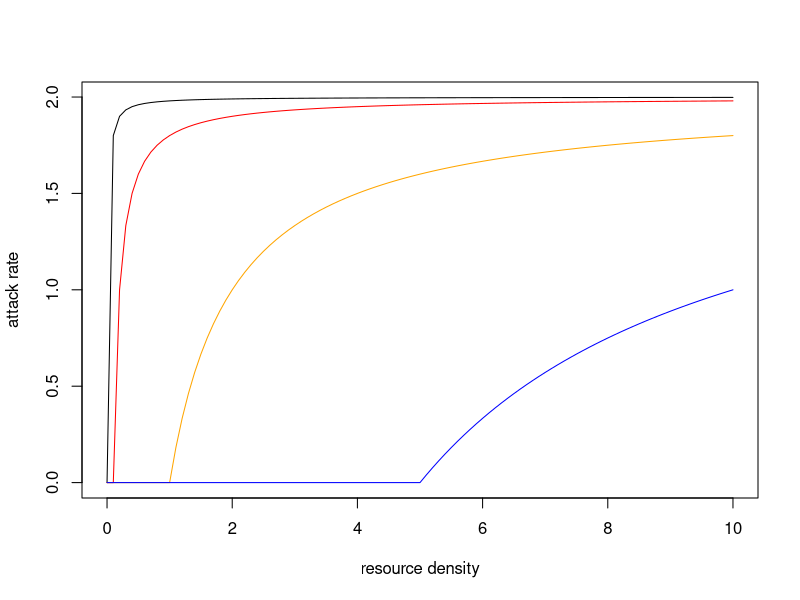
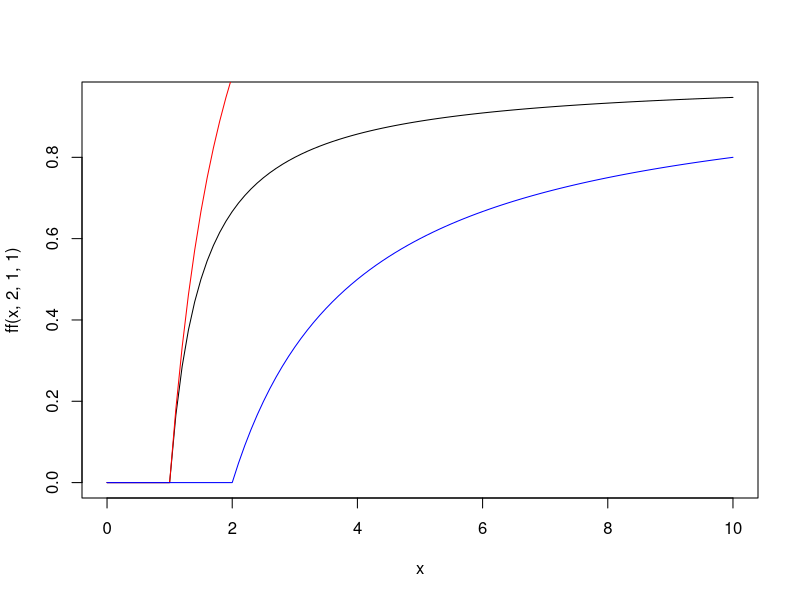
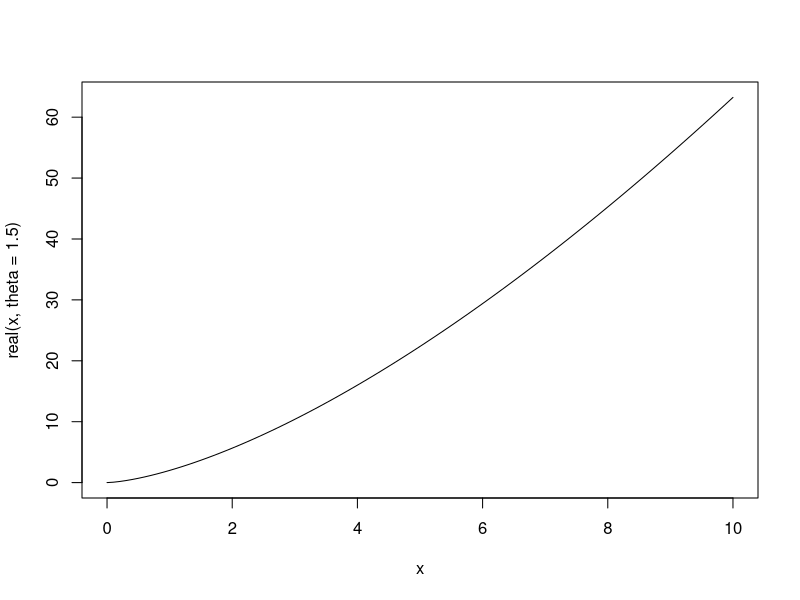
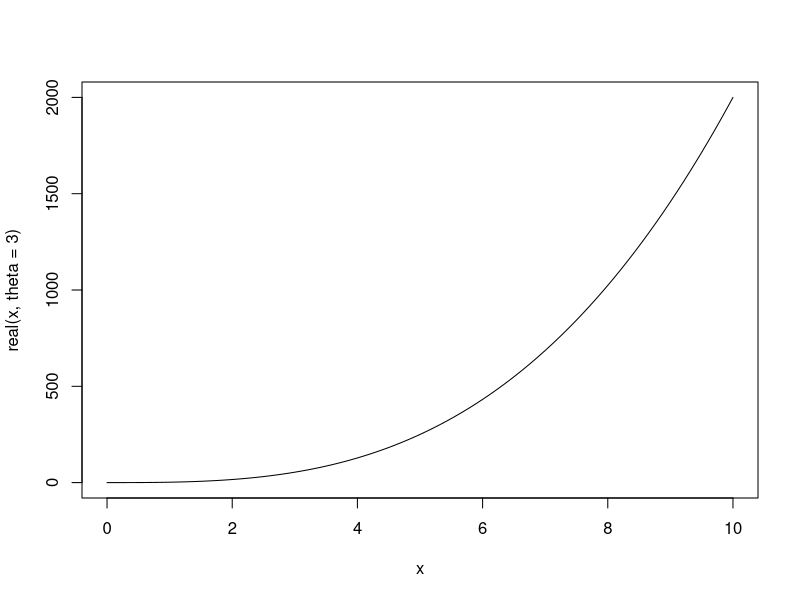
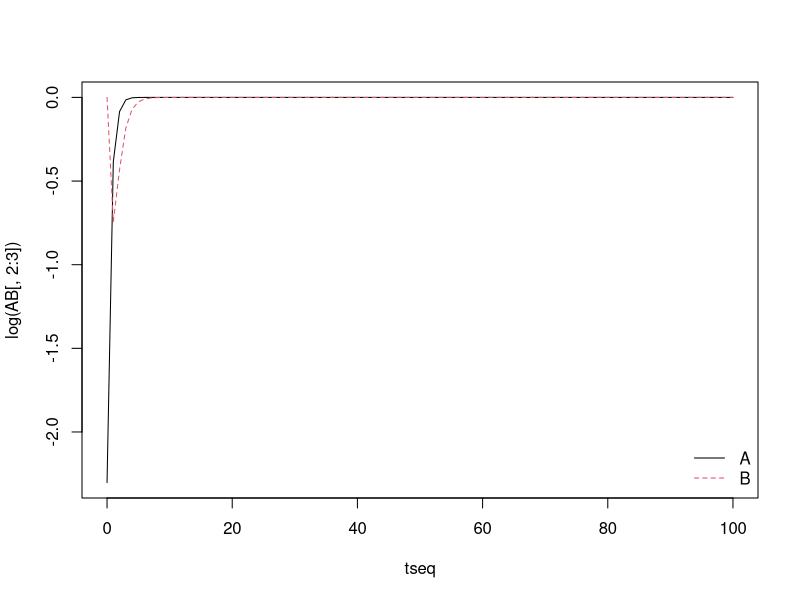
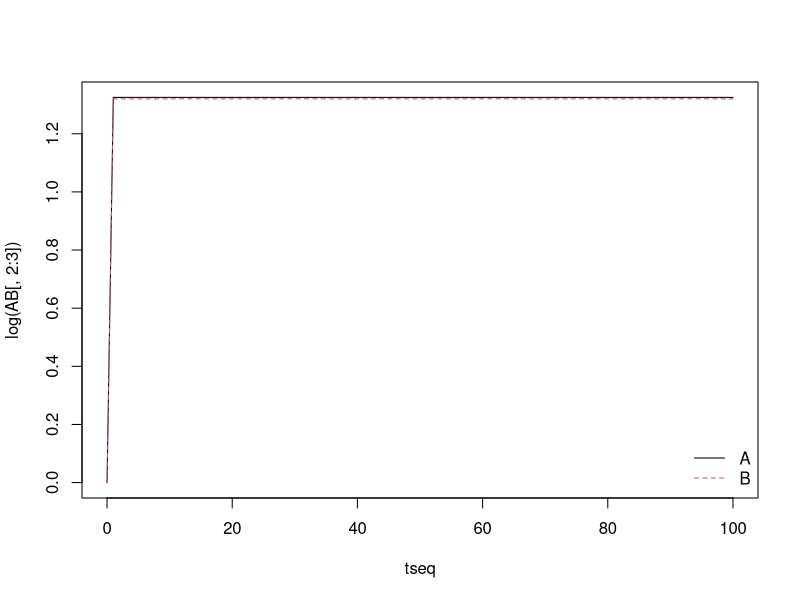
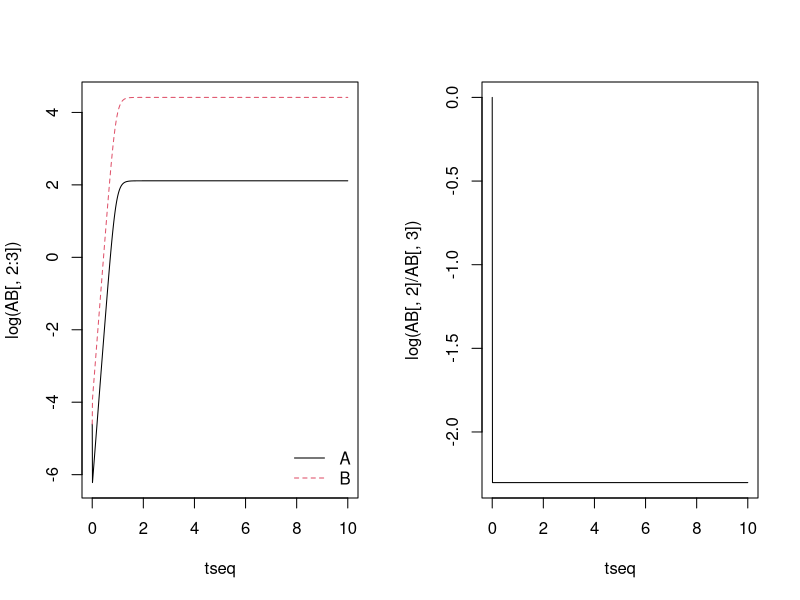
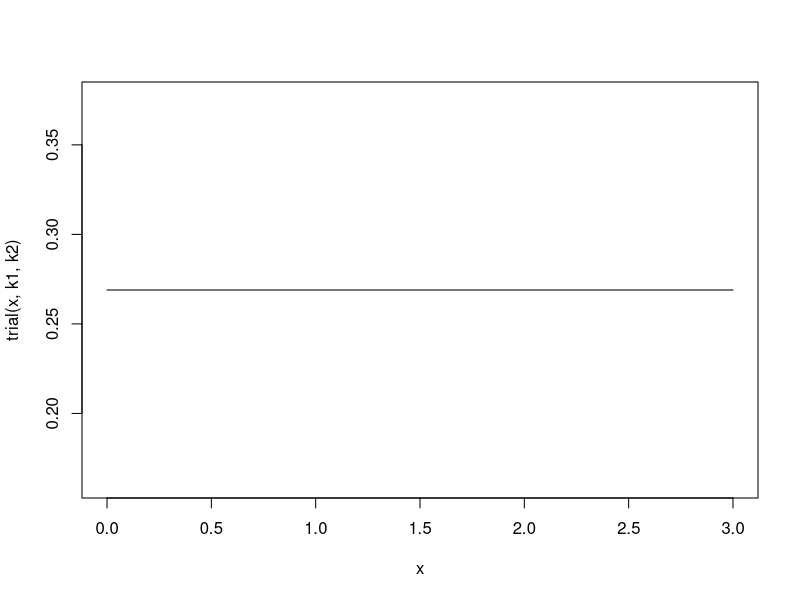

These figures' R source, in order:
### Effects of refuges on attack rates and functional response ###

# Prey always find refuges ------------------------------------------------

af <- function(x,a,p){
  ifelse(x<=p,0,a*(x-p)/x)
}
curve(af(x,2,0.01),xlim=c(0,10),xlab="resource density",ylab="attack rate")
curve(af(x,2,0.1),xlim=c(0,10),add=T,col="red")
curve(af(x,2,1),xlim=c(0,10),add=T,col="orange")
curve(af(x,2,5),xlim=c(0,10),add=T,col="blue")

# Prey find refuges with probability p ------------------------------------
# (or spend a fraction of their time p in them)

ff <- function(x,a,h,p){
  ifelse(x<=p,0,a*(x-p)/(1+a*h*(x-p)) )
}
curve(ff(x,2,1,1),xlim=c(0,10))
curve(af(x,2,1),add=T,col="red")
curve(af(x,1,2),add=T,col="blue")

# Hill function -----------------------------------------------------------

real <- function(x,a=2,h=2,theta=1.5){
  a*x^theta
}
  # from Real / Hill functional response 
curve(real(x,theta=1.5),xlim=c(0,10))
curve(real(x,theta=3),xlim=c(0,10))

# Turchin models ----------------------------------------------------------

require(deSolve)
tseq <- 0:100
dAB <- function(t,y,parms){
  A <- y[1]
  B <- y[2]
  with(parms, {
    dA <- b*B - a*A
    dB <- a*A - b*B
    list(c(dA=dA,dB=dB))
  })
}
AB <- ode(y=c(2,1),times=tseq,func=dAB,parms=list(a=1,b=2))

dAB <- function(t,y,parms){
  A <- y[1]
  B <- y[2]
  with(parms, {
    dA <- (c*B + r*A)*(1-A/m)
    dB <- s*A - c*B*(1-A/m) - d*B
    list(c(dA=dA,dB=dB))
  })
}

s <- 1
c <- 1
m <- 1
d <- 1
r <- 1
AB <- ode(y=c(0.1,1),times=tseq,func=dAB,parms=list(s=s,c=c,m=m,d=d,r=r))
matplot(tseq,log(AB[,2:3]),type="l")
legend("bottomright",legend=LETTERS[1:2],col=1:2,lty=1:2,bty="n")

# Migration models --------------------------------------------------------

require(deSolve)
tseq <- 0:100

dAB <- function(t,y,parms){
  A <- y[1]
  B <- y[2]
  with(parms, {
    dA <- b*(A+B) - d*(A+B)^2 + m2*B*(1-A/k2) - m1*A*(1-B/k1)
    dB <- b*(A+B) - d*(A+B)^2 + m1*A*(1-B/k1) - m2*B*(1-A/k2) - x*B
    list(c(dA=dA,dB=dB))
  })
}

mypars <- list(
  b = 10,
  d = 1,
  m1 = 1000,
  m2 = 1000,
  k1 = 0.001,
  k2 = 0.001,
  x = 10
)

AB <- ode(y=c(1,1),times=tseq,func=dAB,parms=mypars)
matplot(tseq,log(AB[,2:3]),type="l")
legend("bottomright",legend=LETTERS[1:2],col=1:2,lty=1:2,bty="n")

# Abrams models -----------------------------------------------------------

require(deSolve)
tseq <- seq(0,10,length.out=1000)

dAB <- function(t,y,parms){
  A <- y[1]
  B <- y[2]
  with(parms, {
    dA <- A * (b - (A+B)/k - m1) + m2*B
    dB <- B * (b*0.01 - (A+B)/k - x - m2) + m1*A
    list(c(dA=dA,dB=dB))
  })
}

mypars <- list(
  b = 1000,
  k = 10,
  m1 = 10^8,
  m2 = 10^7,
  x = 100
)

par(mfrow=c(1,2))
AB <- ode(y=c(0.01,0.01),times=tseq,func=dAB,parms=mypars)
matplot(tseq,log(AB[,2:3]),type="l")
legend("bottomright",legend=LETTERS[1:2],col=1:2,lty=1:2,bty="n")
plot(log(AB[,2]/AB[,3])~tseq,type="l")

tail(AB)

# Refuge functions --------------------------------------------------------

par(mfrow=c(1,1))
trial <- function(R,k1,k2){
  plogis(k1 - k2 + R*0)
}
k1 <- 1
k2 <- 2
curve(trial(x,k1,k2),xlim=c(0,k1+k2))
abline(h=log(k1/k2),col="red",lty=2)

# Resource selection functions --------------------------------------------

curve(plogis(1 + 1*x)/(plogis(1 + 1*x)+plogis(1 + 1*x)),xlim=c(0,5))


# Predation isodars -------------------------------------------------------

mu <- 1 # mortality from consumers
Nseq <- 10^(seq(-2,2,length.out=100))
r <- 10
k <- 50
logistic <- function(N,r,k,mu){
  r * (1-N/k) - mu
}
par(mfrow=c(1,1))
plot(logistic(Nseq,r,k,mu=0)~Nseq,type="l")
lines(logistic(Nseq,r,k,mu=mu)~Nseq,lty=2)
abline(h=0,lty=3)
abline(v=k,lty=3)

N1fun <- function(N2,r1,r2,k1,k2,x){
  k1*(x/r1 - (r2/r1)*(1-N2/k2) + 1)
}

curve(
  N1fun(x,r1=5,r2=10,k1=50,k2=100,x=1)/(x+N1fun(x,r1=5,r2=10,k1=50,k2=100,x=1)),
                                        xlim=c(0,100),ylim=c(0,1)
                                        )
curve(N1fun(x,r1=5,r2=10,k1=50,k2=100,x=10)/x,add=T,lty=2)
abline(h=1,lty=3)

# oddfun <- function(N2,r1,r2,k1,k2,x){
#   plogis( log( 1 / ( ((r2-r1)*k2)/(r2*N2) + r1/r2 * k2/k1 ) ) )
# }
oddfun <- function(N2,r1,r2,k1,k2,x){
  plogis( log( k1/r1 * ( (r1 - r2 + x)/N2 + r2/k2 ) ) )
}
curve(oddfun(N2=x,r1=4,r2=5,k1=80,k2=100,x=0),xlim=c(0,100),ylim=c(0,1))
curve(oddfun(N2=x,r1=4,r2=5,k1=80,k2=100,x=0.5),add=T,lty=2)
curve(oddfun(N2=x,r1=4,r2=5,k1=80,k2=100,x=1),add=T,lty=3)
curve(oddfun(N2=x,r1=4,r2=5,k1=80,k2=100,x=2),add=T,lty=4)
curve(oddfun(N2=x,r1=4,r2=5,k1=80,k2=100,x=5),add=T,lty=5)
curve(oddfun(N2=x,r1=5,r2=5,k1=100,k2=100,x=0),add=T,lty=5)

curve(oddfun(N2=25,r1=5,r2=5,k1=100,k2=100,x=x),xlim=c(0,100),ylim=c(0,1))
curve(oddfun(N2=50,r1=5,r2=5,k1=100,k2=100,x=x),add=T,lty=2)
curve(oddfun(N2=75,r1=5,r2=5,k1=100,k2=100,x=x),add=T,lty=3)
curve(oddfun(N2=100,r1=5,r2=5,k1=100,k2=100,x=x),add=T,lty=4)

oddfun2 <- function(N2,r,k,x){
  plogis( log( 1 - (x*k)/(r*N2) ) )
}
curve(oddfun2(N2=x,r=5,k=100,x=1),xlim=c(0,100),ylim=c(0,1))
curve(oddfun2(N2=x,r=5,k=100,x=-1),add=T,lty=2)

N2isofun <- function(N1,r,k,x){
  N1 + x*k/r
}
par(mar=c(4,4,4,4))
curve(N2isofun(N1=x,r=5,k=100,x=1),xlim=c(0,100),ylim=c(0,100))
curve(N2isofun(N1=x,r=5,k=100,x=-1),add=T,lty=2)


# ESS ---------------------------------------------------------------------

ess <- function(N,r,k,x){
  p <- 1/2 - k*x / (4*r*N)
  p[p<=0] <- 0
  p[p>=1] <- 1
  return(p)
  # 1/2 - k*x / (4*r*N)
}
curve(ess(N=x,r=5,k=100,x=0.5),xlim=c(0,200),ylim=c(0,1))
curve(ess(N=x,r=5,k=100,x=1),add=T,lty=2)
curve(ess(N=x,r=5,k=100,x=2),add=T,lty=3)
curve(ess(N=x,r=5,k=100,x=5),add=T,lty=5)

curve(x*ess(N=x,r=5,k=100,x=1)/(1+1*x*ess(N=x,r=5,k=100,x=1)),
      xlim=c(0,100),ylim=c(0,1))

ess2 <- function(N,r,k,x,c){
  # p <- (2*r*N - k*x) / (2*r*N*(1+c)) 
  p <- 1/(1+c) - k*x / (2*r*N*(1+c)) 
  # p[p<=0] <- 0
  # p[p>=1] <- 1
  return(p)
  # 1/2 - k*x / (4*r*N)
}
curve(ess2(N=x,r=5,k=100,x=2,c=0.25),xlim=c(0,100),ylim=c(0,1))
curve(ess2(N=x,r=5,k=100,x=2,c=0.5),add=T,lty=2)
curve(ess2(N=x,r=5,k=100,x=2,c=1),add=T,lty=3)
curve(ess2(N=x,r=5,k=100,x=2,c=2),add=T,lty=4)

curve(ess2(N=x,r=5,k=100,x=1,c=0.25),add=T,lty=1,col="red")
curve(ess2(N=x,r=5,k=100,x=1,c=0.5),add=T,lty=2,col="red")
curve(ess2(N=x,r=5,k=100,x=1,c=1),add=T,lty=3,col="red")
curve(ess2(N=x,r=5,k=100,x=1,c=2),add=T,lty=4,col="red")

curve(ess2(N=x,r=5,k=100,x=0,c=2),add=T,lty=4)

# Mixed DD functions ------------------------------------------------------

dN <- function(N,r,k,x,c){
  p <- (2*r*N - k*x) / (2*r*N*(1+c)) 
  p[p<=0] <- 0
  p[p>=1] <- 1
  dN <- p*r*(1-p*c*N/k) + (1-p)*(r*(1-(1-p)*N/k)+x)
  return(dN)
  # 1/2 - k*x / (4*r*N)
}

curve(dN(N=x,r=5,k=100,x=2,c=0.25),xlim=c(0,1000))
curve(dN(N=x,r=5,k=100,x=2,c=0.5),add=T,lty=2)
curve(dN(N=x,r=5,k=100,x=2,c=1),add=T,lty=3)
curve(dN(N=x,r=5,k=100,x=2,c=2),add=T,lty=4)
abline(h=0,col="red")

# Theta-logistic ----------------------------------------------------------

ess3 <- function(N,r,k,x,theta){
  p <- 1/2 - x*(N/k)^-theta / (4*r)
  #p[p<=0] <- 0
  #p[p>=1] <- 1
  return(p)
}
curve(ess3(N=x,r=5,k=100,x=0.5,theta=100),xlim=c(0,200),ylim=c(0,1))
curve(ess3(N=x,r=5,k=100,x=1,theta=100),add=T,lty=2)
curve(ess3(N=x,r=5,k=100,x=2,theta=100),add=T,lty=3)
curve(ess3(N=x,r=5,k=100,x=5,theta=100),add=T,lty=5)

curve(5*(1-(x/100)^100),xlim=c(0,200))
curve(5*(1-(x/100)),add=T,lty=2)

# what it should look like:
inflow <- function(x,k=100){
  ifelse(x<=k,0,(x-k)/x)
}
curve(inflow(x),add=T,lty=2)
curve(inflow(x),xlim=c(0,500),ylim=c(0,1))

curve(1-ess2(N=x,r=5,k=100,x=-2,c=1000),xlim=c(0,100/1000),ylim=c(0,1))
  # k of protected 1000x bigger than that of unprotected
curve(ess2(N=x,r=5,k=100,x=2,c=0.001),xlim=c(0,500),ylim=c(0,1))
curve(ess2(N=x,r=5,k=100,x=2,c=0.01),add=T,lty=2)
curve(ess2(N=x,r=5,k=100,x=2,c=0.1),add=T,lty=3)
curve(ess2(N=x,r=5,k=100,x=2,c=1),add=T,lty=4)

curve(1-ess2(N=x,r=5,k=100,x=-5000,c=1000),xlim=c(0,200),ylim=c(0,1))
curve(inflow(x,k=50),add=T,lty=2)

curve(2+5*(1-(x/0.1)),xlim=c(0,0.1))
curve(5*(1-(x/100)),add=T,lty=2)

curve(ess2(N=x,r=5,k=100,x=-5000,c=1000)*x,xlim=c(0,200))
  # number of individuals in refuge remains constant
